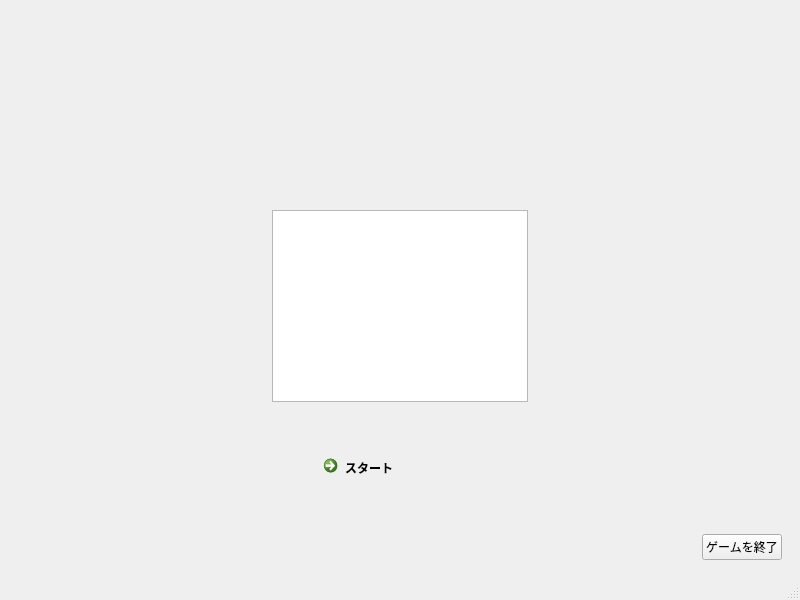
<?xml version="1.0" encoding="UTF-8"?>
<ui version="4.0">
 <class>MainWindow</class>
 <widget class="QMainWindow" name="MainWindow">
  <property name="geometry">
   <rect>
    <x>0</x>
    <y>0</y>
    <width>800</width>
    <height>600</height>
   </rect>
  </property>
  <property name="windowTitle">
   <string>MainWindow</string>
  </property>
  <widget class="QWidget" name="centralwidget">
   <layout class="QHBoxLayout" name="horizontalLayout_7">
    <item>
     <widget class="QStackedWidget" name="stackedWidget">
      <property name="currentIndex">
       <number>0</number>
      </property>
      <widget class="QWidget" name="page_1">
       <layout class="QVBoxLayout" name="verticalLayout_3">
        <item>
         <spacer name="verticalSpacer_5">
          <property name="orientation">
           <enum>Qt::Vertical</enum>
          </property>
          <property name="sizeHint" stdset="0">
           <size>
            <width>20</width>
            <height>40</height>
           </size>
          </property>
         </spacer>
        </item>
        <item>
         <layout class="QVBoxLayout" name="verticalLayout_2">
          <item>
           <layout class="QHBoxLayout" name="horizontalLayout_2">
            <item>
             <spacer name="horizontalSpacer">
              <property name="orientation">
               <enum>Qt::Horizontal</enum>
              </property>
              <property name="sizeHint" stdset="0">
               <size>
                <width>40</width>
                <height>20</height>
               </size>
              </property>
             </spacer>
            </item>
            <item>
             <widget class="QGraphicsView" name="titlelogo"/>
            </item>
            <item>
             <spacer name="horizontalSpacer_2">
              <property name="orientation">
               <enum>Qt::Horizontal</enum>
              </property>
              <property name="sizeHint" stdset="0">
               <size>
                <width>40</width>
                <height>20</height>
               </size>
              </property>
             </spacer>
            </item>
           </layout>
          </item>
          <item>
           <spacer name="verticalSpacer_8">
            <property name="orientation">
             <enum>Qt::Vertical</enum>
            </property>
            <property name="sizeHint" stdset="0">
             <size>
              <width>20</width>
              <height>40</height>
             </size>
            </property>
           </spacer>
          </item>
          <item>
           <layout class="QHBoxLayout" name="horizontalLayout">
            <item>
             <spacer name="horizontalSpacer_3">
              <property name="orientation">
               <enum>Qt::Horizontal</enum>
              </property>
              <property name="sizeHint" stdset="0">
               <size>
                <width>40</width>
                <height>20</height>
               </size>
              </property>
             </spacer>
            </item>
            <item>
             <spacer name="verticalSpacer_7">
              <property name="orientation">
               <enum>Qt::Vertical</enum>
              </property>
              <property name="sizeHint" stdset="0">
               <size>
                <width>20</width>
                <height>40</height>
               </size>
              </property>
             </spacer>
            </item>
            <item>
             <widget class="QCommandLinkButton" name="nextPageButton">
              <property name="sizePolicy">
               <sizepolicy hsizetype="Preferred" vsizetype="Preferred">
                <horstretch>0</horstretch>
                <verstretch>0</verstretch>
               </sizepolicy>
              </property>
              <property name="text">
               <string>スタート</string>
              </property>
             </widget>
            </item>
            <item>
             <spacer name="verticalSpacer_3">
              <property name="orientation">
               <enum>Qt::Vertical</enum>
              </property>
              <property name="sizeHint" stdset="0">
               <size>
                <width>20</width>
                <height>40</height>
               </size>
              </property>
             </spacer>
            </item>
            <item>
             <spacer name="horizontalSpacer_4">
              <property name="orientation">
               <enum>Qt::Horizontal</enum>
              </property>
              <property name="sizeHint" stdset="0">
               <size>
                <width>40</width>
                <height>20</height>
               </size>
              </property>
             </spacer>
            </item>
           </layout>
          </item>
          <item>
           <spacer name="verticalSpacer_6">
            <property name="orientation">
             <enum>Qt::Vertical</enum>
            </property>
            <property name="sizeHint" stdset="0">
             <size>
              <width>20</width>
              <height>40</height>
             </size>
            </property>
           </spacer>
          </item>
          <item>
           <layout class="QHBoxLayout" name="horizontalLayout_3">
            <item>
             <spacer name="horizontalSpacer_5">
              <property name="orientation">
               <enum>Qt::Horizontal</enum>
              </property>
              <property name="sizeHint" stdset="0">
               <size>
                <width>40</width>
                <height>20</height>
               </size>
              </property>
             </spacer>
            </item>
            <item>
             <widget class="QPushButton" name="finishButton">
              <property name="text">
               <string>ゲームを終了</string>
              </property>
             </widget>
            </item>
           </layout>
          </item>
         </layout>
        </item>
       </layout>
      </widget>
      <widget class="QWidget" name="page_2">
       <layout class="QVBoxLayout" name="verticalLayout">
        <item>
         <spacer name="verticalSpacer_2">
          <property name="orientation">
           <enum>Qt::Vertical</enum>
          </property>
          <property name="sizeHint" stdset="0">
           <size>
            <width>20</width>
            <height>40</height>
           </size>
          </property>
         </spacer>
        </item>
        <item>
         <layout class="QHBoxLayout" name="horizontalLayout_8">
          <item>
           <spacer name="horizontalSpacer_11">
            <property name="orientation">
             <enum>Qt::Horizontal</enum>
            </property>
            <property name="sizeHint" stdset="0">
             <size>
              <width>40</width>
              <height>20</height>
             </size>
            </property>
           </spacer>
          </item>
          <item>
           <widget class="QGraphicsView" name="graphicsView"/>
          </item>
          <item>
           <spacer name="horizontalSpacer_12">
            <property name="orientation">
             <enum>Qt::Horizontal</enum>
            </property>
            <property name="sizeHint" stdset="0">
             <size>
              <width>40</width>
              <height>20</height>
             </size>
            </property>
           </spacer>
          </item>
         </layout>
        </item>
        <item>
         <spacer name="verticalSpacer">
          <property name="orientation">
           <enum>Qt::Vertical</enum>
          </property>
          <property name="sizeHint" stdset="0">
           <size>
            <width>20</width>
            <height>40</height>
           </size>
          </property>
         </spacer>
        </item>
        <item>
         <widget class="QLabel" name="explainlabel1">
          <property name="text">
           <string>1枚めの画像を選んでください</string>
          </property>
          <property name="alignment">
           <set>Qt::AlignCenter</set>
          </property>
         </widget>
        </item>
        <item>
         <layout class="QHBoxLayout" name="horizontalLayout_9">
          <item>
           <spacer name="horizontalSpacer_14">
            <property name="orientation">
             <enum>Qt::Horizontal</enum>
            </property>
            <property name="sizeHint" stdset="0">
             <size>
              <width>40</width>
              <height>20</height>
             </size>
            </property>
           </spacer>
          </item>
          <item>
           <widget class="QPushButton" name="fileButton">
            <property name="text">
             <string>画像ファイルから読み込む</string>
            </property>
           </widget>
          </item>
          <item>
           <spacer name="horizontalSpacer_13">
            <property name="orientation">
             <enum>Qt::Horizontal</enum>
            </property>
            <property name="sizeHint" stdset="0">
             <size>
              <width>40</width>
              <height>20</height>
             </size>
            </property>
           </spacer>
          </item>
          <item>
           <widget class="QPushButton" name="cameraButton">
            <property name="sizePolicy">
             <sizepolicy hsizetype="Fixed" vsizetype="Fixed">
              <horstretch>0</horstretch>
              <verstretch>0</verstretch>
             </sizepolicy>
            </property>
            <property name="text">
             <string>カメラから読み込む</string>
            </property>
           </widget>
          </item>
          <item>
           <spacer name="horizontalSpacer_15">
            <property name="orientation">
             <enum>Qt::Horizontal</enum>
            </property>
            <property name="sizeHint" stdset="0">
             <size>
              <width>40</width>
              <height>20</height>
             </size>
            </property>
           </spacer>
          </item>
         </layout>
        </item>
        <item>
         <widget class="QLabel" name="debuglabel">
          <property name="text">
           <string/>
          </property>
         </widget>
        </item>
        <item>
         <spacer name="verticalSpacer_4">
          <property name="orientation">
           <enum>Qt::Vertical</enum>
          </property>
          <property name="sizeHint" stdset="0">
           <size>
            <width>20</width>
            <height>40</height>
           </size>
          </property>
         </spacer>
        </item>
        <item>
         <layout class="QHBoxLayout" name="horizontalLayout_10">
          <item>
           <spacer name="horizontalSpacer_16">
            <property name="orientation">
             <enum>Qt::Horizontal</enum>
            </property>
            <property name="sizeHint" stdset="0">
             <size>
              <width>40</width>
              <height>20</height>
             </size>
            </property>
           </spacer>
          </item>
          <item>
           <widget class="QPushButton" name="returnButton">
            <property name="text">
             <string>戻る</string>
            </property>
           </widget>
          </item>
          <item>
           <widget class="QPushButton" name="pushButton">
            <property name="text">
             <string>ゲームを終了</string>
            </property>
           </widget>
          </item>
         </layout>
        </item>
       </layout>
      </widget>
     </widget>
    </item>
   </layout>
  </widget>
  <widget class="QMenuBar" name="menubar">
   <property name="geometry">
    <rect>
     <x>0</x>
     <y>0</y>
     <width>800</width>
     <height>28</height>
    </rect>
   </property>
  </widget>
  <widget class="QStatusBar" name="statusbar"/>
 </widget>
 <resources/>
 <connections>
  <connection>
   <sender>fileButton</sender>
   <signal>released()</signal>
   <receiver>MainWindow</receiver>
   <slot>openImageFile()</slot>
   <hints>
    <hint type="sourcelabel">
     <x>254</x>
     <y>408</y>
    </hint>
    <hint type="destinationlabel">
     <x>399</x>
     <y>299</y>
    </hint>
   </hints>
  </connection>
 </connections>
 <slots>
  <slot>openImageFile()</slot>
 </slots>
</ui>
